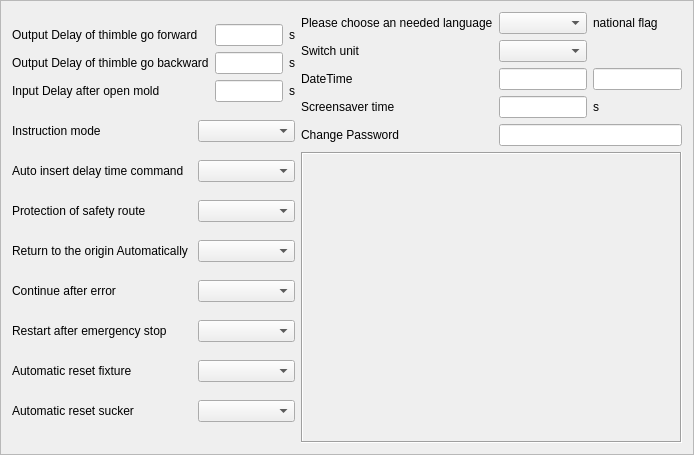
<?xml version="1.0" encoding="UTF-8"?>
<ui version="4.0">
 <class>ICSystemSettingFrame</class>
 <widget class="QFrame" name="ICSystemSettingFrame">
  <property name="geometry">
   <rect>
    <x>0</x>
    <y>0</y>
    <width>694</width>
    <height>455</height>
   </rect>
  </property>
  <property name="windowTitle">
   <string>Frame</string>
  </property>
  <property name="frameShape">
   <enum>QFrame::StyledPanel</enum>
  </property>
  <property name="frameShadow">
   <enum>QFrame::Raised</enum>
  </property>
  <layout class="QGridLayout" name="gridLayout_4">
   <item row="0" column="0" rowspan="2">
    <layout class="QGridLayout" name="gridLayout_2">
     <item row="0" column="0" colspan="2">
      <layout class="QGridLayout" name="gridLayout">
       <item row="0" column="0">
        <widget class="QLabel" name="label">
         <property name="text">
          <string>Output Delay of thimble go forward</string>
         </property>
        </widget>
       </item>
       <item row="0" column="1">
        <widget class="QLineEdit" name="outdDelayFThimbleForwardLineEdit"/>
       </item>
       <item row="0" column="2">
        <widget class="QLabel" name="label_12">
         <property name="text">
          <string>s</string>
         </property>
        </widget>
       </item>
       <item row="1" column="0">
        <widget class="QLabel" name="odOFThimbleBackwardLineEdit">
         <property name="text">
          <string>Output Delay of thimble go backward</string>
         </property>
        </widget>
       </item>
       <item row="1" column="1">
        <widget class="QLineEdit" name="outdDelayFThimbleBackwardLineEdit"/>
       </item>
       <item row="1" column="2">
        <widget class="QLabel" name="label_13">
         <property name="text">
          <string>s</string>
         </property>
        </widget>
       </item>
       <item row="2" column="0">
        <widget class="QLabel" name="label_2">
         <property name="text">
          <string>Input Delay after open mold</string>
         </property>
        </widget>
       </item>
       <item row="2" column="1">
        <widget class="QLineEdit" name="inDelayAfterOpenMoldLineEdit"/>
       </item>
       <item row="2" column="2">
        <widget class="QLabel" name="label_14">
         <property name="text">
          <string>s</string>
         </property>
        </widget>
       </item>
      </layout>
     </item>
     <item row="1" column="0">
      <widget class="QLabel" name="label_4">
       <property name="text">
        <string>Instruction mode</string>
       </property>
      </widget>
     </item>
     <item row="1" column="1">
      <widget class="QComboBox" name="instructionModeComboBox"/>
     </item>
     <item row="2" column="0">
      <widget class="QLabel" name="label_5">
       <property name="text">
        <string>Auto insert delay time command</string>
       </property>
      </widget>
     </item>
     <item row="2" column="1">
      <widget class="QComboBox" name="insertDelayTimeomboBox"/>
     </item>
     <item row="3" column="0">
      <widget class="QLabel" name="label_6">
       <property name="text">
        <string>Protection of safety route</string>
       </property>
      </widget>
     </item>
     <item row="3" column="1">
      <widget class="QComboBox" name="safetyRouteComboBox"/>
     </item>
     <item row="4" column="0">
      <widget class="QLabel" name="label_7">
       <property name="text">
        <string>Return to the origin Automatically </string>
       </property>
      </widget>
     </item>
     <item row="4" column="1">
      <widget class="QComboBox" name="returnToTheOriginComboBox"/>
     </item>
     <item row="5" column="0">
      <widget class="QLabel" name="label_8">
       <property name="text">
        <string>Continue after error</string>
       </property>
      </widget>
     </item>
     <item row="5" column="1">
      <widget class="QComboBox" name="continueAfterErrorComboBox"/>
     </item>
     <item row="6" column="0">
      <widget class="QLabel" name="label_9">
       <property name="text">
        <string>Restart after emergency stop</string>
       </property>
      </widget>
     </item>
     <item row="6" column="1">
      <widget class="QComboBox" name="restartAfterEmerStopComboBox"/>
     </item>
     <item row="7" column="0">
      <widget class="QLabel" name="label_10">
       <property name="text">
        <string>Automatic reset fixture</string>
       </property>
      </widget>
     </item>
     <item row="7" column="1">
      <widget class="QComboBox" name="autoResetFixtureComboBox"/>
     </item>
     <item row="8" column="0">
      <widget class="QLabel" name="label_11">
       <property name="text">
        <string>Automatic reset sucker</string>
       </property>
      </widget>
     </item>
     <item row="8" column="1">
      <widget class="QComboBox" name="autoResetSuckerComboBox"/>
     </item>
    </layout>
   </item>
   <item row="0" column="1">
    <layout class="QGridLayout" name="gridLayout_3">
     <item row="0" column="0">
      <widget class="QLabel" name="label_15">
       <property name="text">
        <string>Please choose an needed language</string>
       </property>
      </widget>
     </item>
     <item row="0" column="1">
      <widget class="QComboBox" name="languageCmboBox"/>
     </item>
     <item row="0" column="2">
      <widget class="QLabel" name="nationalFlagLabel">
       <property name="text">
        <string>national flag</string>
       </property>
      </widget>
     </item>
     <item row="1" column="0">
      <widget class="QLabel" name="label_16">
       <property name="text">
        <string>Switch unit</string>
       </property>
      </widget>
     </item>
     <item row="1" column="1">
      <widget class="QComboBox" name="switchUnitComboBox"/>
     </item>
     <item row="2" column="0">
      <widget class="QLabel" name="label_17">
       <property name="text">
        <string>DateTime</string>
       </property>
      </widget>
     </item>
     <item row="2" column="1">
      <widget class="QLineEdit" name="dateLineEdit"/>
     </item>
     <item row="2" column="2">
      <widget class="QLineEdit" name="timeLineEdit"/>
     </item>
     <item row="3" column="0">
      <widget class="QLabel" name="label_18">
       <property name="text">
        <string>Screensaver time</string>
       </property>
      </widget>
     </item>
     <item row="3" column="1">
      <widget class="QLineEdit" name="screensaverTimeLineEdit"/>
     </item>
     <item row="3" column="2">
      <widget class="QLabel" name="nationalFlagLabel_2">
       <property name="text">
        <string>s</string>
       </property>
      </widget>
     </item>
     <item row="4" column="0">
      <widget class="QLabel" name="label_19">
       <property name="text">
        <string>Change Password</string>
       </property>
      </widget>
     </item>
     <item row="4" column="1" colspan="2">
      <widget class="QLineEdit" name="passwordChangelineEdit"/>
     </item>
    </layout>
   </item>
   <item row="1" column="1">
    <widget class="QFrame" name="frame">
     <property name="frameShape">
      <enum>QFrame::Box</enum>
     </property>
     <property name="frameShadow">
      <enum>QFrame::Sunken</enum>
     </property>
    </widget>
   </item>
  </layout>
 </widget>
 <resources/>
 <connections/>
</ui>
